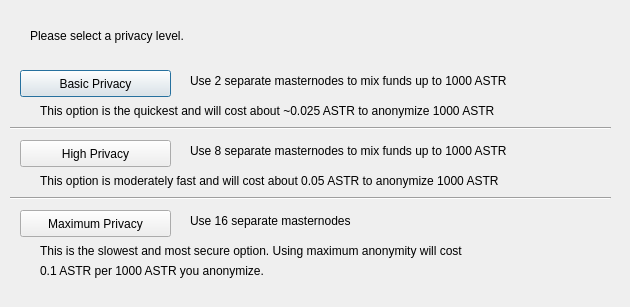
<?xml version="1.0" encoding="UTF-8"?>
<ui version="4.0">
 <class>DarksendConfig</class>
 <widget class="QDialog" name="DarksendConfig">
  <property name="geometry">
   <rect>
    <x>0</x>
    <y>0</y>
    <width>630</width>
    <height>307</height>
   </rect>
  </property>
  <property name="windowTitle">
   <string>Configure Darksend</string>
  </property>
  <widget class="QPushButton" name="buttonBasic">
   <property name="geometry">
    <rect>
     <x>20</x>
     <y>70</y>
     <width>151</width>
     <height>27</height>
    </rect>
   </property>
   <property name="text">
    <string>Basic Privacy</string>
   </property>
  </widget>
  <widget class="QPushButton" name="buttonHigh">
   <property name="geometry">
    <rect>
     <x>20</x>
     <y>140</y>
     <width>151</width>
     <height>27</height>
    </rect>
   </property>
   <property name="text">
    <string>High Privacy</string>
   </property>
  </widget>
  <widget class="QPushButton" name="buttonMax">
   <property name="geometry">
    <rect>
     <x>20</x>
     <y>210</y>
     <width>151</width>
     <height>27</height>
    </rect>
   </property>
   <property name="text">
    <string>Maximum Privacy</string>
   </property>
  </widget>
  <widget class="QLabel" name="label">
   <property name="geometry">
    <rect>
     <x>30</x>
     <y>20</y>
     <width>571</width>
     <height>31</height>
    </rect>
   </property>
   <property name="text">
    <string>Please select a privacy level.</string>
   </property>
  </widget>
  <widget class="QLabel" name="label_2">
   <property name="geometry">
    <rect>
     <x>190</x>
     <y>70</y>
     <width>421</width>
     <height>21</height>
    </rect>
   </property>
   <property name="text">
    <string>Use 2 separate masternodes to mix funds up to 1000 ASTR</string>
   </property>
  </widget>
  <widget class="QLabel" name="label_3">
   <property name="geometry">
    <rect>
     <x>190</x>
     <y>140</y>
     <width>411</width>
     <height>21</height>
    </rect>
   </property>
   <property name="text">
    <string>Use 8 separate masternodes to mix funds up to 1000 ASTR</string>
   </property>
  </widget>
  <widget class="QLabel" name="label_4">
   <property name="geometry">
    <rect>
     <x>190</x>
     <y>210</y>
     <width>421</width>
     <height>21</height>
    </rect>
   </property>
   <property name="text">
    <string>Use 16 separate masternodes</string>
   </property>
  </widget>
  <widget class="QLabel" name="label_6">
   <property name="geometry">
    <rect>
     <x>40</x>
     <y>100</y>
     <width>561</width>
     <height>21</height>
    </rect>
   </property>
   <property name="text">
    <string>This option is the quickest and will cost about ~0.025 ASTR to anonymize 1000 ASTR</string>
   </property>
  </widget>
  <widget class="QLabel" name="label_7">
   <property name="geometry">
    <rect>
     <x>40</x>
     <y>170</y>
     <width>561</width>
     <height>21</height>
    </rect>
   </property>
   <property name="text">
    <string>This option is moderately fast and will cost about 0.05 ASTR to anonymize 1000 ASTR</string>
   </property>
  </widget>
  <widget class="QLabel" name="label_8">
   <property name="geometry">
    <rect>
     <x>40</x>
     <y>240</y>
     <width>561</width>
     <height>21</height>
    </rect>
   </property>
   <property name="text">
    <string>This is the slowest and most secure option. Using maximum anonymity will cost</string>
   </property>
  </widget>
  <widget class="QLabel" name="label_9">
   <property name="geometry">
    <rect>
     <x>40</x>
     <y>260</y>
     <width>561</width>
     <height>21</height>
    </rect>
   </property>
   <property name="text">
    <string>0.1 ASTR per 1000 ASTR you anonymize.</string>
   </property>
  </widget>
  <widget class="Line" name="line">
   <property name="geometry">
    <rect>
     <x>10</x>
     <y>120</y>
     <width>601</width>
     <height>16</height>
    </rect>
   </property>
   <property name="orientation">
    <enum>Qt::Horizontal</enum>
   </property>
  </widget>
  <widget class="Line" name="line_2">
   <property name="geometry">
    <rect>
     <x>10</x>
     <y>190</y>
     <width>601</width>
     <height>16</height>
    </rect>
   </property>
   <property name="orientation">
    <enum>Qt::Horizontal</enum>
   </property>
  </widget>
 </widget>
 <resources/>
 <connections/>
</ui>
